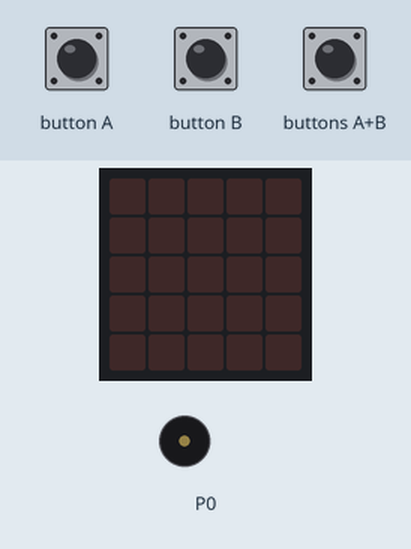
The program below on a simulated BBC micro:bit (MakeCode). Shown: the board's 5×5 LED display, buzzer (waves = sounding). Inputs (shaded band) come from the test bench. Random numbers come from a fixed seed; the 48×5 strip is a reading aid, not a part: it shows the text the display is scrolling, unrolled, one strip-width of it at a time.

Above: at 1.2 s.
1.3 s: button A pressed for 0.15 s
At 4.2 s:
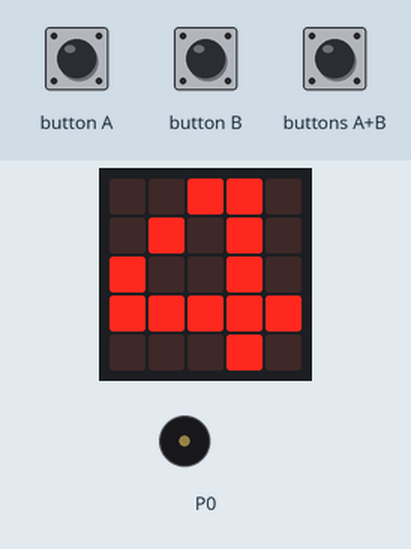
4.4 s: buttons A+B pressed for 0.15 s
At 4.9 s:
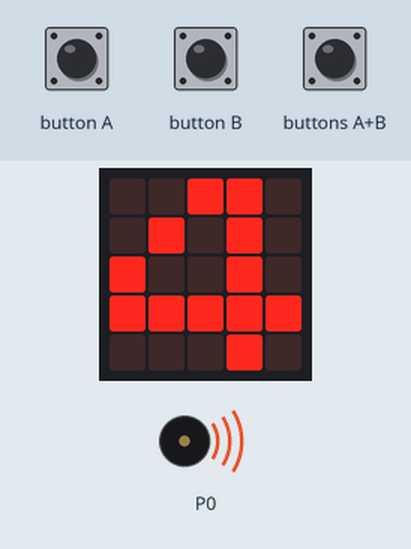
7.5 s: button B pressed for 0.15 s
At 9.2 s:
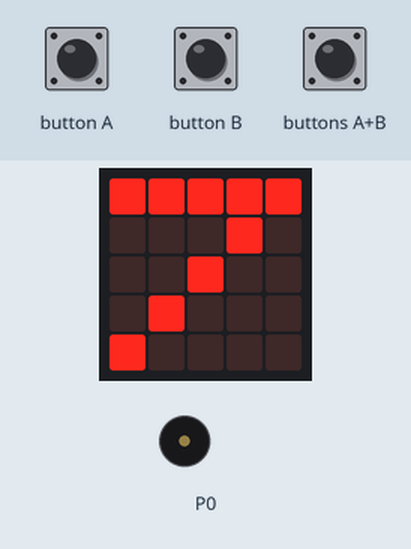
10.5 s: button A pressed for 0.15 s
At 13.4 s:
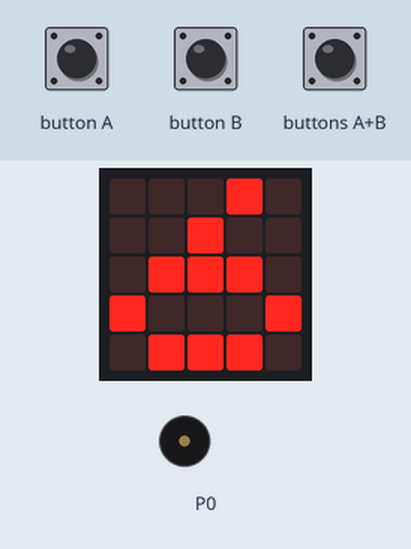
13.5 s: buttons A+B pressed for 1 s
At 15.3 s:
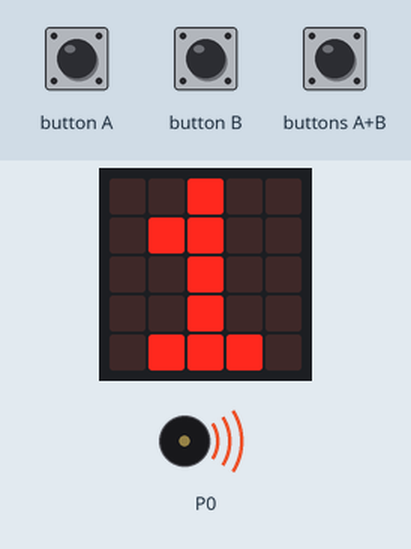
17.5 s: button B pressed for 0.15 s
At 19.0 s:
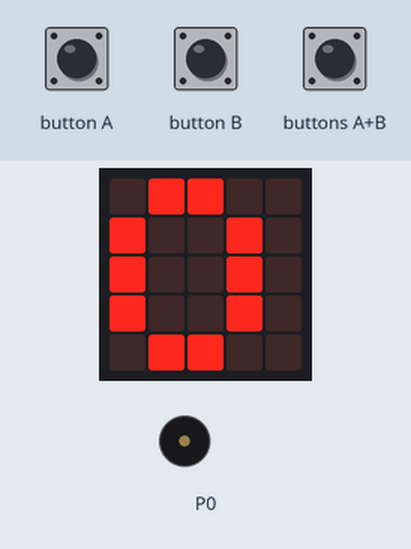
Timing chart, 0 to 20.5 s (numbered marks = the images above; inputs shaded):
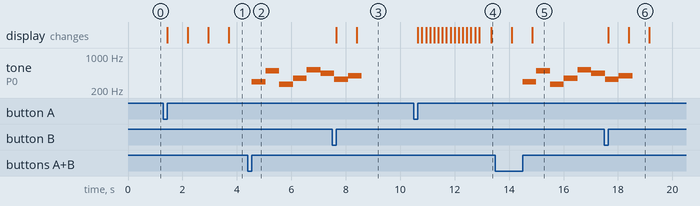

The program:

main.ts
```typescript
input.onButtonPressed(Button.A, function () {
    basic.showNumber(randint(0, 10))
    basic.showNumber(randint(0, 10))
    basic.showNumber(randint(0, 10))
    basic.showNumber(randint(0, 10))
})
input.onButtonPressed(Button.AB, function () {
    music.playMelody("D B C F C5 A E G ", 120)
})
input.onButtonPressed(Button.B, function () {
    basic.showNumber(randint(0, 10))
    basic.showNumber(randint(0, 10))
    basic.showNumber(randint(0, 10))
    basic.showNumber(randint(0, 10))
})
```

test.ts
```typescript
// tu są testy; nie będzie to kompilowane, gdy ten pakiet będzie używany jako rozszerzenie.
```

Measured:
- after the input at 1.3 s, the display: first changes after 0.15 s (image 1 shows a later state)
- after the input at 4.4 s, tone on P0: plays 294 Hz for 0.51 s, 494 Hz for 0.51 s, 262 Hz for 0.51 s, 349 Hz for 0.51 s, 523 Hz for 0.51 s, 440 Hz for 0.42 s, starting after 0.15 s
- after the input at 7.5 s, the display: first changes after 0.15 s (image 3 shows a later state)
- after the input at 13.5 s, tone on P0: plays 294 Hz for 0.51 s, 494 Hz for 0.51 s, 262 Hz for 0.51 s, 349 Hz for 0.51 s, 523 Hz for 0.51 s, 440 Hz for 0.47 s, starting after 1.0 s
- after the input at 17.5 s, the display: first changes after 0.15 s (image 6 shows a later state)
- what the display in image 6 shows lasts 0.8 s, from 18.4 s to 19.2 s
